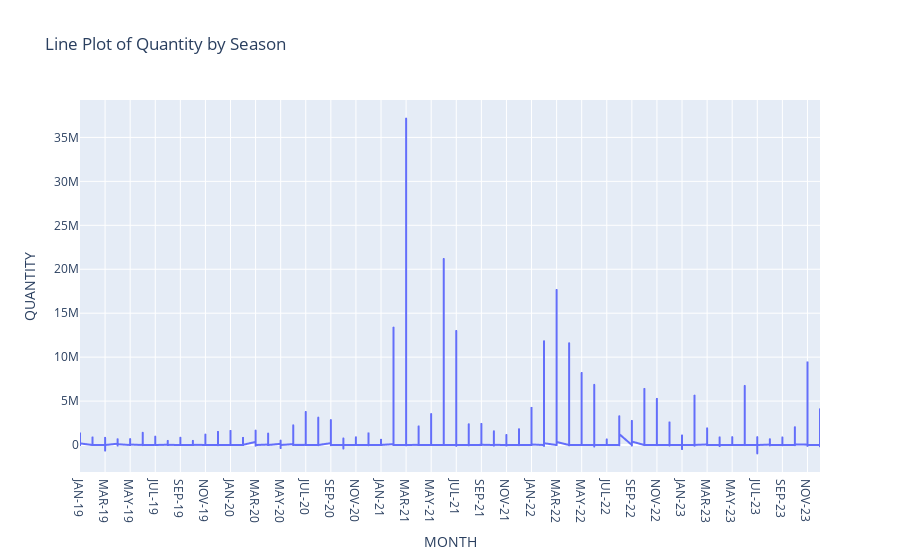

Here is the notebook cell this chart was saved with:
### Code cell
plot_line()

### Figure 1 — Plotly figure (JSON) as saved in the notebook; plotly's stock layout.template omitted (floating-point values rounded to 4 significant figures; data arrays with more than 128 entries replaced by an {"elided": "..."} marker saying what was removed)
{"data": [{"hovertemplate": "MONTH=%{x}<br>QUANTITY=%{y}<extra></extra>", "legendgroup": "", "line": {"color": "#636efa", "dash": "solid"}, "marker": {"symbol": "circle"}, "mode": "lines", "name": "", "showlegend": false, "type": "scattergl", "x": {"elided": "24045 str values"}, "xaxis": "x", "y": {"elided": "24045 float values"}, "yaxis": "y"}], "layout": {"legend": {"tracegroupgap": 0}, "title": {"text": "Line Plot of Quantity by Season"}, "xaxis": {"anchor": "y", "domain": [0, 1], "title": {"text": "MONTH"}}, "yaxis": {"anchor": "x", "domain": [0, 1], "title": {"text": "QUANTITY"}}}}
